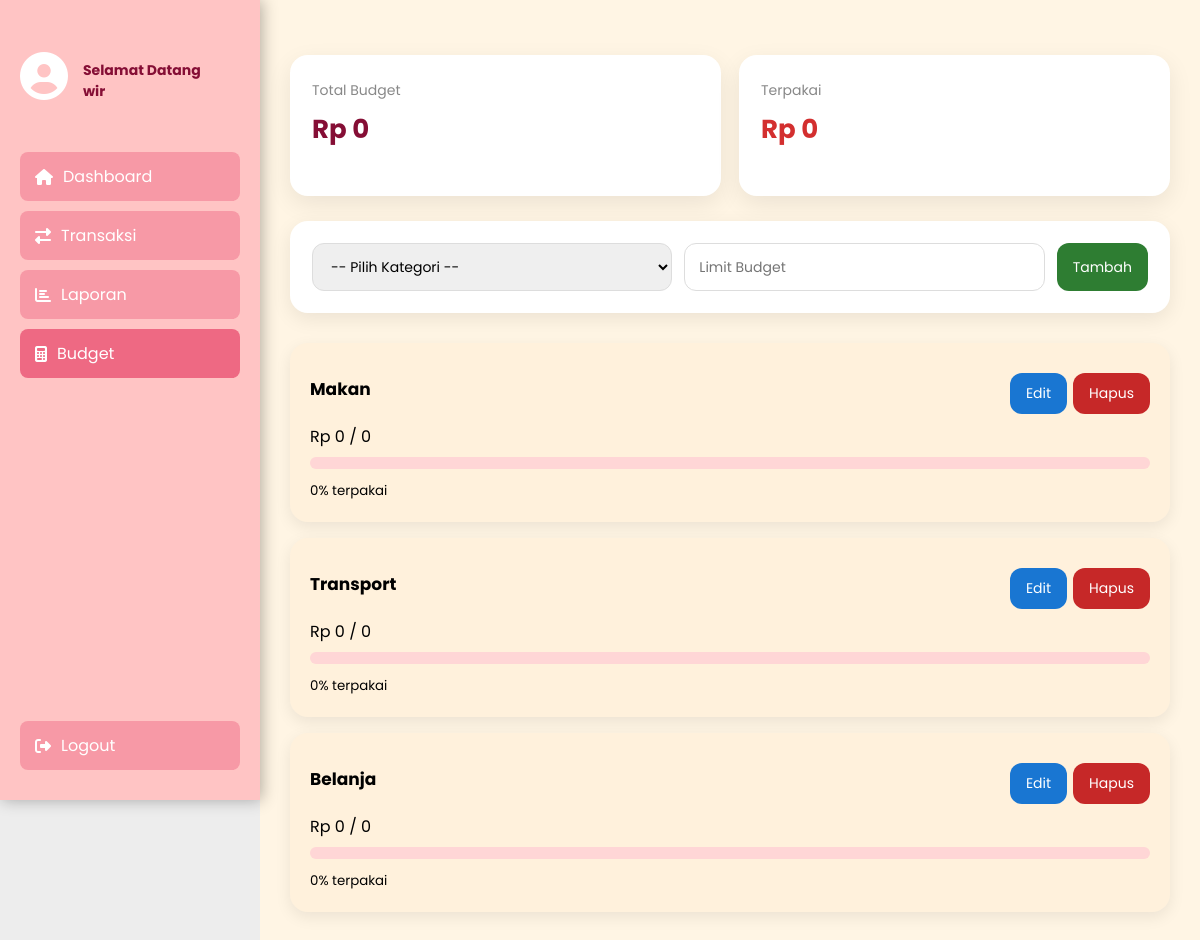
The page /user/php/budget.php (signed in) on the database its author committed.
### tables this page shows
CREATE TABLE `kategori` (
  `id_kategori` int NOT NULL,
  `nama_kategori` varchar(50) NOT NULL,
  `jenis` enum('Pemasukan','Pengeluaran') NOT NULL
);

### user/php/budget.php (the view, shortened to what this page needs)
<?php
require '../../function.php';
$id_user = $_SESSION['id_user'];
$bulan   = date('F');
$tahun   = date('Y');
$qTotalBudget = mysqli_query($db,"
    SELECT SUM(limit_budget) AS total
    FROM budget
    WHERE id_user='$id_user'
    AND bulan='$bulan'
    AND tahun='$tahun'
");
$total_budget = mysqli_fetch_assoc($qTotalBudget)['total'] ?? 0;
$qTotalOut = mysqli_query($db,"
    SELECT SUM(nominal) AS total
    FROM transaksi
    WHERE id_user='$id_user'
    AND jenis='Pengeluaran'
    AND MONTH(tanggal)=MONTH(CURDATE())
    AND YEAR(tanggal)=YEAR(CURDATE())
");
$total_out = mysqli_fetch_assoc($qTotalOut)['total'] ?? 0;
$qKategori = mysqli_query($db,"
    SELECT
        k.id_kategori,
        k.nama_kategori,
        IFNULL(b.limit_budget,0) AS limit_budget,
        IFNULL(SUM(t.nominal),0) AS terpakai
    FROM kategori k
    LEFT JOIN budget b
        ON b.id_kategori=k.id_kategori
        AND b.id_user='$id_user'
        AND b.bulan='$bulan'
        AND b.tahun='$tahun'
    LEFT JOIN transaksi t
        ON t.id_kategori=k.id_kategori
        AND t.id_user='$id_user'
        AND t.jenis='Pengeluaran'
        AND MONTH(t.tanggal)=MONTH(CURDATE())
        AND YEAR(t.tanggal)=YEAR(CURDATE())
    WHERE k.jenis='Pengeluaran'
    GROUP BY k.id_kategori,k.nama_kategori,b.limit_budget
");
?>
<?php include '../../layout/header/header-user.php'; ?>
<div class="main">
<div class="summary">
    <div class="box" data-aos="fade-right">
        <small>Total Budget</small>
        <h2>Rp <?= number_format($total_budget,0,',','.') ?></h2>
    </div>
    <div class="box" data-aos="fade-left">
        <small>Terpakai</small>
        <h2 style="color:#d32f2f">
            Rp <?= number_format($total_out,0,',','.') ?>
        </h2>
    </div>
</div>
<div class="form-budget" data-aos="zoom-in">
<form method="post">
    <select name="id_kategori" required>
        <option value="">-- Pilih Kategori --</option>
    </select>
    <input type="number" name="limit_budget" placeholder="Limit Budget" required>
    <button name="simpan_budget" class="btn-add">Tambah</button>
</form>
</div>
<?php
$i = 0;
while($k=mysqli_fetch_assoc($qKategori)):
    $i++;
    $persen = $k['limit_budget']>0
        ? min(100,($k['terpakai']/$k['limit_budget'])*100)
        : 0;
    $isEdit = isset($_POST['edit_id']) && $_POST['edit_id']==$k['id_kategori'];
?>
<div class="cat-card" data-aos="fade-up" data-aos-delay="<?= $i*80 ?>">
    <div class="cat-header">
        <strong><?= $k['nama_kategori'] ?></strong>
        <div style="display:flex;gap:6px">
            <form method="post">
                <button class="btn-edit">Edit</button>
            </form>
            <form method="post" onsubmit="return confirm('Hapus budget ini?')">
                <button name="hapus_budget" class="btn-hapus">Hapus</button>
            </form>
        </div>
    </div>
<?php if($isEdit): ?>
    <form method="post" data-aos="fade-in">
        <input type="hidden" name="id_kategori" value="<?= $k['id_kategori'] ?>">
        <input type="number" name="limit_budget" value="<?= $k['limit_budget'] ?>" required>
        <button name="update_budget" class="btn-edit">Simpan</button>
        <a href="" class="btn-batal">Batal</a>
    </form>
<?php else: ?>
    <p>
        Rp <?= number_format($k['terpakai'],0,',','.') ?> /
        <?= number_format($k['limit_budget'],0,',','.') ?>
    </p>
    <div class="progress">
    </div>
    <small><?= round($persen) ?>% terpakai</small>
<?php endif; ?>
</div>
<?php endwhile; ?>
</div>
<?php include '../../layout/footer/footer-user.php'; ?>

### user/css/laporan.css (style rules this page uses)
body { margin:0;font-family:Poppins,Arial;background:#FFF5E4 }
.main { padding:30px;min-height:100vh }

### user/css/transactions.css (style rules this page uses)
.main { margin-left: 260px; padding: 40px; }
h2 { color: #850E35; margin-bottom: 25px; font-size: 24px; }
input, select { border-radius: 8px; padding: 12px 15px; border: 1px solid #E0E0E0; font-size: 14px; transition: border-color 0.3s ease; }
.summary { display: grid; grid-template-columns: repeat(2, 1fr); gap: 20px; margin-top: 30px; margin-bottom: 30px; }

### user/css/budget.css (style rules this page uses)
:root { --primary:#850E35; --secondary:#FF5C8A; --bg:#FFF5E4; --card:#ffffff; --soft:#FFF1DC; }
* { box-sizing:border-box; font-family:'Poppins',sans-serif; }
.main { padding:30px; background:var(--bg); min-height:100vh; }
.summary { display:grid; grid-template-columns:repeat(auto-fit,minmax(240px,1fr)); gap:18px; margin:25px 0; }
.box { background:var(--card); padding:22px; border-radius:18px; box-shadow:0 8px 24px rgba(0,0,0,.08); }
.box small { color:#888; font-size:14px; }
.box h2 { margin-top:8px; font-size:26px; }
.form-budget { background:var(--card); padding:22px; border-radius:18px; box-shadow:0 6px 20px rgba(0,0,0,.08); margin-bottom:30px; }
.form-budget form { display:flex; gap:12px; flex-wrap:wrap; }
.form-budget select, .form-budget input { flex:1; padding:12px 14px; border-radius:12px; border:1px solid #ddd; outline:none; }
.cat-card { background:var(--soft); padding:20px; border-radius:18px; margin-bottom:16px; box-shadow:0 5px 16px rgba(0,0,0,.08); }
.cat-header { display:flex; justify-content:space-between; align-items:center; margin-bottom:10px; }
.cat-header strong { font-size:17px; }
.progress { height:12px; background:#ffd6d6; border-radius:20px; overflow:hidden; margin:8px 0; }
button { border:none; padding:10px 16px; border-radius:12px; cursor:pointer; font-size:14px; transition:.2s; }
.btn-add { background:#2e7d32; color:#fff; }
.btn-edit { background:#1976d2; color:#fff; }
.btn-hapus { background:#c62828; color:#fff; }
.cat-card form { margin-top:10px; display:flex; gap:10px; }

### layout/header/header-user.php (style rules this page uses)
* { margin: 0; padding: 0; box-sizing: border-box; }
body { font-family: 'Poppins'; background: #ededed; }

### rows shown on the page
kategori: nama_kategori "Makan", terpakai "0", limit_budget "0", persen "0"
kategori: nama_kategori "Transport", terpakai "0", limit_budget "0", persen "0"
kategori: nama_kategori "Belanja", terpakai "0", limit_budget "0", persen "0"

### other values the page prints
$_SESSION['nama'] "wir"
$total_budget "0"
$total_out "0"
